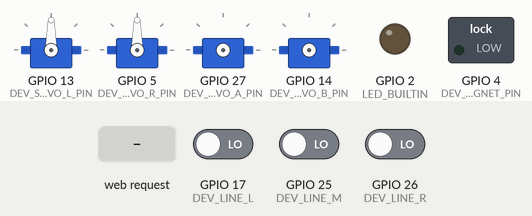
The sketch below on a simulated ESP32. Shown: 4 × servo, switched loads named in the sketch (green lamp = pin HIGH), output pins drawn as LEDs (lit = HIGH). The test bench sets the inputs (shaded band); at power-on: GPIO 17 (DEV_LINE_L) LOW, GPIO 26 (DEV_LINE_R) LOW, GPIO 25 (DEV_LINE_M) LOW. WiFi joins after 1.5 s; servers stay silent unless stated; what the sketch prints to the serial monitor is not drawn.

Above: at 2.7 s.
2.8 s: HTTP request GET /api/enable received
At 4.0 s:
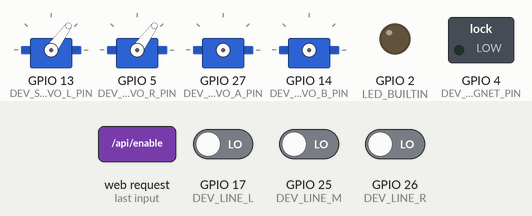
4.3 s: GPIO 17 (DEV_LINE_L) driven HIGH
At 5.3 s:
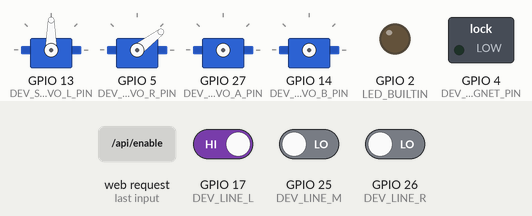
5.8 s: HTTP request GET /api/rotate received
At 6.4 s:
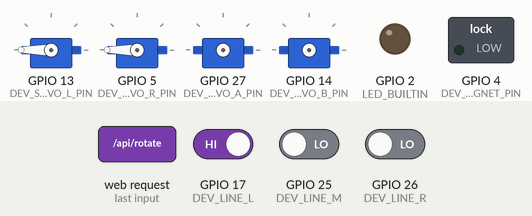
8.1 s: HTTP request GET /api/armdown received
At 9.4 s:
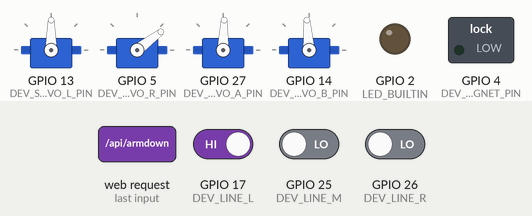
9.7 s: GPIO 26 (DEV_LINE_R) driven HIGH
At 10.6 s:
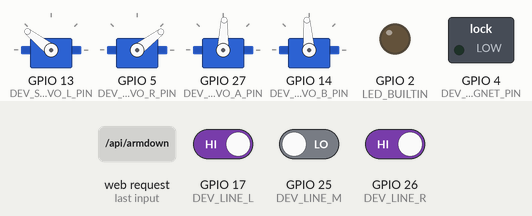
11.2 s: GPIO 25 (DEV_LINE_M) driven HIGH
At 11.9 s:
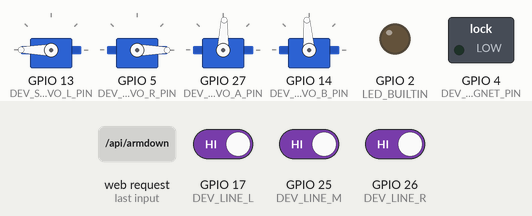
Timing chart, 0 to 15.2 s (numbered marks = the images above; inputs shaded):
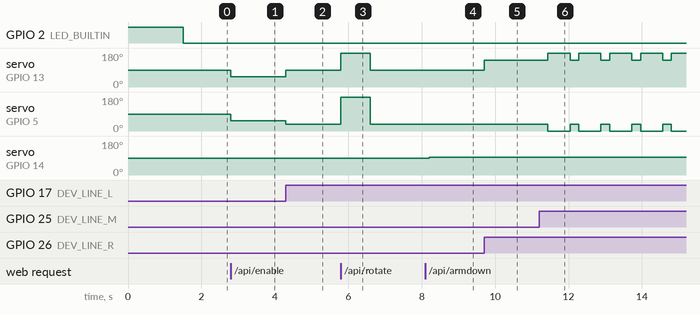

The sketch:

src.ino
```cpp
#define DEV_IMPL
#include "dev.h"

#define MOVE_IMPL
#include "move.h"

#define ARM_IMPL
#include "arm.h"

#define NET_IMPL
#include "net.h"

void setup() {
	Serial.begin(115200);
	pinMode(LED_BUILTIN, OUTPUT);

	dev_init();
	net_init();
}

void loop() {
	move_loop();
	net_loop();
}
```

arm.h
```cpp
#ifndef ARM_H
#define ARM_H

void arm_up();
void arm_down();

#endif

#ifdef ARM_IMPL

void _arm_attach() {
	dev_arm_servo_a.attach(DEV_ARM_SERVO_A_PIN);
	dev_arm_servo_b.attach(DEV_ARM_SERVO_B_PIN);
}

void _arm_detach() {
	dev_arm_servo_a.detach();
	dev_arm_servo_b.detach();
}

void arm_up() {
	_arm_attach();
	dev_arm_servo_a.write(175);
	delay(100);
	dev_arm_servo_b.write(180);
	delay(400);
	_arm_detach();
}

void arm_down() {
	_arm_attach();
	dev_arm_servo_a.write(88);
	delay(100);
	dev_arm_servo_b.write(94);
	delay(400);
	_arm_detach();
}

#endif
```

dev.h
```cpp
#include <ESP32Servo.h>

#ifndef DEV_H
#define DEV_H

#define DEV_LINE_L 17
#define DEV_LINE_M 25
#define DEV_LINE_R 26

#define DEV_SERVO_L_PIN 13
#define DEV_SERVO_R_PIN 5

#define DEV_ARM_SERVO_A_PIN 27
#define DEV_ARM_SERVO_B_PIN 14

#define DEV_MAGNET_PIN 4

Servo dev_servo_l;
Servo dev_servo_r;
Servo dev_arm_servo_a;
Servo dev_arm_servo_b;

void dev_init();
void dev_set_speed(int l, int r);
String dev_log();

#endif

#ifdef DEV_IMPL

void dev_init() {
	pinMode(DEV_LINE_L, INPUT);
	pinMode(DEV_LINE_M, INPUT);
	pinMode(DEV_LINE_R, INPUT);

	pinMode(DEV_MAGNET_PIN, OUTPUT);

	ESP32PWM::allocateTimer(0);
	ESP32PWM::allocateTimer(1);
	ESP32PWM::allocateTimer(2);
	ESP32PWM::allocateTimer(3);

	dev_servo_l.attach(DEV_SERVO_L_PIN);
	dev_servo_r.attach(DEV_SERVO_R_PIN);
}

void dev_set_speed(int l, int r) {	// 0 - still; -255 - full speed back; 255 - full speed forward
	dev_servo_l.write(map(l, -255, 255, 0, 180));	// dirty speed hack
	dev_servo_r.write(map(-r, -255, 255, 0, 180));
}

String dev_log() {
	char buf[2048];
	sprintf(buf, "IR L: %d\nIR M: %d\nIR R: %d\n",
		digitalRead(DEV_LINE_L),
		digitalRead(DEV_LINE_M),
		digitalRead(DEV_LINE_R));
	return buf;
}

#undef DEV_IMPL
#endif
```

move.h
```cpp
#include <stdint.h>

#ifndef MOVE_H
#define MOVE_H

#define MOVE_SQ_DIM 10

bool _move_swc = false;
uint64_t _move_swc_start = 0;
bool move_enabled = false;
char _move_path[256] = {0};
int _move_pathi = 0;
bool _move_checked_for_path = false;
int _move_lrdir = 1;

void move_loop();
String move_log();
void move_set_path(char *s);

#endif

#ifdef MOVE_IMPL

#include <string.h>

// AAAAAAAAAAAAAAAAAAAAAAAAAAAAAAAAAAAAAAAAAAAAAAAAAAAAAAAAAAAAAAAAAAAAAAAAAAAAAAAAAAAAAAAAAAAAAAAAAAAAAAAA
void move_loop() {
	if (!move_enabled) {
		dev_set_speed(0, 0);
		return;
	}

	const int l = digitalRead(DEV_LINE_L);
	const int m = digitalRead(DEV_LINE_M);
	const int r = digitalRead(DEV_LINE_R);
	const int c = l + m + r;

	if (c == 0) {
		const int a = _move_lrdir < 0 ? 100 : -100;
		while (!digitalRead(DEV_LINE_M) && !digitalRead(DEV_LINE_L) && !digitalRead(DEV_LINE_R))
			dev_set_speed(a, -a);
	}

	_move_checked_for_path = true;

	if (c == 3) {
		const uint64_t mcs = micros();
		if (!_move_swc) {
			_move_swc = true;
			_move_swc_start = mcs;
		}

		if (mcs - _move_swc_start > 240000) {
			/*digitalWrite(LED_BUILTIN, 1);
			dev_set_speed(0, 0);
			delay(1000);
			digitalWrite(LED_BUILTIN, 0);*/
			char c = _move_path[_move_pathi++];
			if (c == NULL) {
				_move_pathi = 0;
				c = 'f';
			}

			switch (c) {
			case 'l':
				dev_set_speed(255, 255);
				delay(400);
				dev_set_speed(-255, 255);
				delay(400);
				dev_set_speed(0, 0);
				_move_lrdir = -1;
				break;
			case 'f':
				dev_set_speed(255, 255);
				delay(600);
				break;
			case 'r':
				dev_set_speed(255, 255);
				delay(400);
				dev_set_speed(255, -255);
				delay(400);
				while (!digitalRead(DEV_LINE_M))
					dev_set_speed(255, -255);
				_move_lrdir = 1;
				break;
			}

			_move_swc = false;
			return;
		}
	} else {
		if (_move_swc && micros() - _move_swc_start > 120000) {
			move_enabled = false;
			_move_swc = false;
		}

		_move_swc = false;
	}

	if (l && !r) {
		dev_set_speed(0, 150);
		_move_lrdir = 1;
	} else if (r && !l) {
		dev_set_speed(150, 0);
		_move_lrdir = -1;
	} else {
		dev_set_speed(150, 150);
	}
}

String move_log() {
	char buf[2048];
	sprintf(buf, "swc: %d\nen: %d\npath: %s\npathi: %s\n",
		_move_swc, move_enabled, _move_path, _move_pathi);
	return String(buf);
}

void move_set_path(const char *s) {
	strncpy(_move_path, s, sizeof(_move_path - 1));
	_move_pathi = 0;
}

#undef MOVE_IMPL
#endif
```

net.h
```cpp
#include <WiFi.h>
#include <WiFiClient.h>
#include <WebServer.h>
#include <ESPmDNS.h>

#include <uri/UriBraces.h>

#ifndef NET_H
#define NET_H

WebServer _net_serv(80);

#define SSID "aaaaaaaaa"
#define PWD "uxju0016"

void net_init();
void net_loop();

#endif

#ifdef NET_IMPL


void _net_handle_not_found() {
	String message = "File Not Found\n\n";
	message += "URI: ";
	message += _net_serv.uri();
	message += "\nMethod: ";
	message += (_net_serv.method() == HTTP_GET) ? "GET" : "POST";
	message += "\nArguments: ";
	message += _net_serv.args();
	message += "\n";
	for (uint8_t i = 0; i < _net_serv.args(); i++) {
		message += " " + _net_serv.argName(i) + ": " + _net_serv.arg(i) + "\n";
	}
	_net_serv.send(404, "text/plain", message);
}


void net_init() {
	digitalWrite(LED_BUILTIN, 1);
	WiFi.mode(WIFI_STA);
	WiFi.begin(SSID, PWD);
	Serial.println("");

	// Wait for connection
	while (WiFi.status() != WL_CONNECTED) {
		delay(500);
		Serial.print(".");
	}

	Serial.println("");
	Serial.print("Connected to ");
	Serial.println(SSID);
	Serial.print("IP address: ");
	Serial.println(WiFi.localIP());
	Serial.println(WiFi.macAddress());

	if (MDNS.begin("esp32")) {
		Serial.println("MDNS responder started");
	}

	_net_serv.on("/", []() {
		String message = "Move:\n";
		message += move_log();
		message += "\n-----\n\nDev:\n";
		message += dev_log();
		_net_serv.send(200, "text/plain", message);
	});

	_net_serv.on("/api/enable", []() {
		move_enabled = true;
		_net_serv.send(200, "text/plain", "enable: ok\n");
	});

	_net_serv.on("/api/disable", []() {
		move_enabled = false;
		_net_serv.send(200, "text/plain", "disable: ok\n");
	});

	_net_serv.on(UriBraces("/api/path/{}"), []() {
		move_set_path(_net_serv.pathArg(0).c_str());
		_net_serv.send(200, "text/plain", "path: ok\n");
	});

	_net_serv.on("/api/rotate", []() {
		dev_set_speed(255, -255);
		delay(800);
		_move_lrdir = -1;
		move_enabled = true;
		_net_serv.send(200, "text/plain", "rotate: ok\n");
	});

	_net_serv.on("/api/armdown", []() {
		arm_down();
		_net_serv.send(200, "text/plain", "armdown: ok\n");
	});

	_net_serv.on("/api/armup", []() {
		arm_up();
		_net_serv.send(200, "text/plain", "armup: ok\n");
	});

	_net_serv.on("/api/magon", []() {
		digitalWrite(DEV_MAGNET_PIN, 1);
		_net_serv.send(200, "text/plain", "magon: ok\n");
	});

	_net_serv.on("/api/magoff", []() {
		digitalWrite(DEV_MAGNET_PIN, 0);
		_net_serv.send(200, "text/plain", "magoff: ok\n");
	});

	_net_serv.onNotFound(_net_handle_not_found);

	_net_serv.begin();
	Serial.println("HTTP _net_serv started");
	digitalWrite(LED_BUILTIN, 0);
}

void net_loop() {
	_net_serv.handleClient();
}

#endif
```

Measured:
- after the input at 2.8 s, servo on GPIO 13 (DEV_SERVO_L_PIN), servo on GPIO 5 (DEV_SERVO_R_PIN): 90° → 54° at once
- after the input at 4.3 s, servo on GPIO 13 (DEV_SERVO_L_PIN): 54° → 90° at once; servo on GPIO 5 (DEV_SERVO_R_PIN): 54° → 37° at once
- after the input at 5.8 s, servo on GPIO 13 (DEV_SERVO_L_PIN): 90° → 180° at once, → 90° 0.80 s later; servo on GPIO 5 (DEV_SERVO_R_PIN): 37° → 180° at once, → 37° 0.80 s later
- after the input at 8.1 s, servo on GPIO 14 (DEV_ARM_SERVO_B_PIN): 90° → 94° after 0.10 s
- after the input at 9.7 s, servo on GPIO 13 (DEV_SERVO_L_PIN): 90° → 142° at once
- after the input at 11.2 s, servo on GPIO 13 (DEV_SERVO_L_PIN): alternates 180° for 0.60 s and 142° for 0.24 s, starting after 0.24 s; servo on GPIO 5 (DEV_SERVO_R_PIN): alternates 37° for 0.24 s and 0° for 0.60 s, starting after 0.24 s
